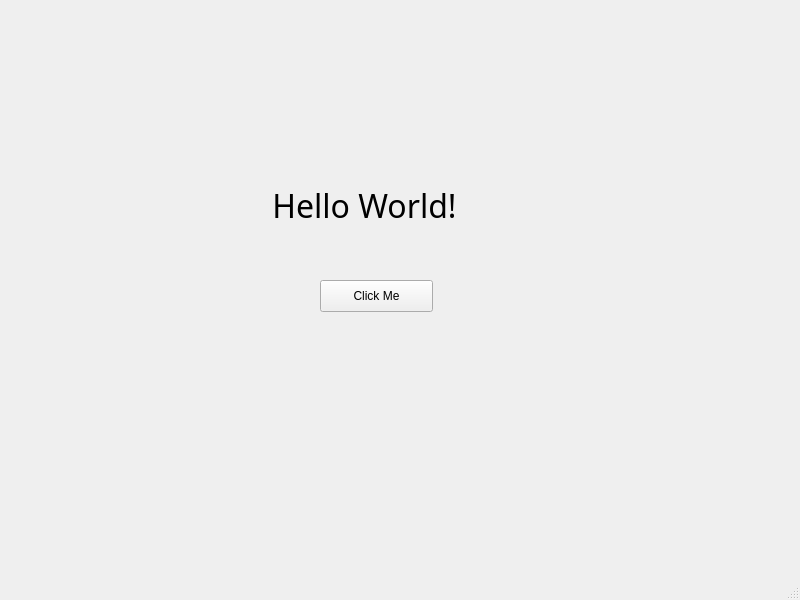
<?xml version="1.0" encoding="UTF-8"?>
<ui version="4.0">
 <class>MainWindow</class>
 <widget class="QMainWindow" name="MainWindow">
  <property name="geometry">
   <rect>
    <x>0</x>
    <y>0</y>
    <width>800</width>
    <height>600</height>
   </rect>
  </property>
  <property name="windowTitle">
   <string>MainWindow</string>
  </property>
  <widget class="QWidget" name="centralwidget">
   <widget class="QPushButton" name="clickme_button">
    <property name="geometry">
     <rect>
      <x>320</x>
      <y>280</y>
      <width>113</width>
      <height>32</height>
     </rect>
    </property>
    <property name="text">
     <string>Click Me</string>
    </property>
   </widget>
   <widget class="QLabel" name="hello_world_label">
    <property name="geometry">
     <rect>
      <x>229</x>
      <y>180</y>
      <width>271</width>
      <height>51</height>
     </rect>
    </property>
    <property name="font">
     <font>
      <family>American Typewriter</family>
      <pointsize>24</pointsize>
     </font>
    </property>
    <property name="text">
     <string>Hello World!</string>
    </property>
    <property name="alignment">
     <set>Qt::AlignCenter</set>
    </property>
   </widget>
  </widget>
  <widget class="QMenuBar" name="menubar">
   <property name="geometry">
    <rect>
     <x>0</x>
     <y>0</y>
     <width>800</width>
     <height>22</height>
    </rect>
   </property>
  </widget>
  <widget class="QStatusBar" name="statusbar"/>
 </widget>
 <resources/>
 <connections/>
</ui>
